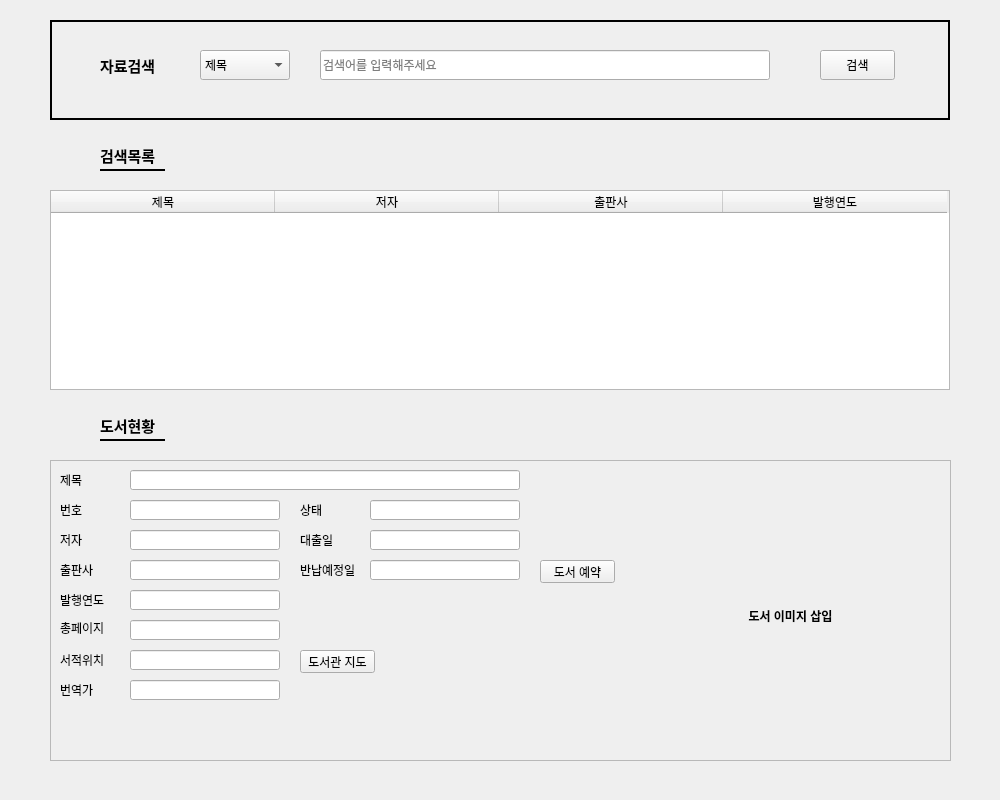
<?xml version="1.0" encoding="UTF-8"?>
<ui version="4.0">
 <class>book_search_Form</class>
 <widget class="QWidget" name="book_search_Form">
  <property name="geometry">
   <rect>
    <x>0</x>
    <y>0</y>
    <width>1000</width>
    <height>800</height>
   </rect>
  </property>
  <property name="windowTitle">
   <string>도서 검색</string>
  </property>
  <widget class="QFrame" name="frame">
   <property name="geometry">
    <rect>
     <x>50</x>
     <y>20</y>
     <width>900</width>
     <height>100</height>
    </rect>
   </property>
   <property name="frameShape">
    <enum>QFrame::WinPanel</enum>
   </property>
   <property name="frameShadow">
    <enum>QFrame::Plain</enum>
   </property>
   <property name="lineWidth">
    <number>1</number>
   </property>
   <property name="midLineWidth">
    <number>0</number>
   </property>
   <widget class="QLabel" name="label">
    <property name="geometry">
     <rect>
      <x>50</x>
      <y>30</y>
      <width>70</width>
      <height>30</height>
     </rect>
    </property>
    <property name="font">
     <font>
      <pointsize>11</pointsize>
      <weight>75</weight>
      <bold>true</bold>
     </font>
    </property>
    <property name="text">
     <string>자료검색</string>
    </property>
   </widget>
   <widget class="QComboBox" name="book_search_category">
    <property name="geometry">
     <rect>
      <x>150</x>
      <y>30</y>
      <width>90</width>
      <height>30</height>
     </rect>
    </property>
    <item>
     <property name="text">
      <string>제목</string>
     </property>
    </item>
    <item>
     <property name="text">
      <string>저자</string>
     </property>
    </item>
    <item>
     <property name="text">
      <string>출판사</string>
     </property>
    </item>
    <item>
     <property name="text">
      <string>발행연도</string>
     </property>
    </item>
   </widget>
   <widget class="QLineEdit" name="book_search_edit">
    <property name="geometry">
     <rect>
      <x>270</x>
      <y>30</y>
      <width>450</width>
      <height>30</height>
     </rect>
    </property>
    <property name="text">
     <string/>
    </property>
    <property name="readOnly">
     <bool>false</bool>
    </property>
    <property name="placeholderText">
     <string>검색어를 입력해주세요</string>
    </property>
    <property name="clearButtonEnabled">
     <bool>true</bool>
    </property>
   </widget>
   <widget class="QPushButton" name="book_search_btn">
    <property name="geometry">
     <rect>
      <x>770</x>
      <y>30</y>
      <width>75</width>
      <height>30</height>
     </rect>
    </property>
    <property name="text">
     <string>검색</string>
    </property>
   </widget>
  </widget>
  <widget class="QTableWidget" name="tableWidget">
   <property name="geometry">
    <rect>
     <x>50</x>
     <y>190</y>
     <width>900</width>
     <height>200</height>
    </rect>
   </property>
   <attribute name="horizontalHeaderVisible">
    <bool>true</bool>
   </attribute>
   <attribute name="horizontalHeaderCascadingSectionResizes">
    <bool>true</bool>
   </attribute>
   <attribute name="horizontalHeaderMinimumSectionSize">
    <number>30</number>
   </attribute>
   <attribute name="horizontalHeaderDefaultSectionSize">
    <number>224</number>
   </attribute>
   <attribute name="horizontalHeaderHighlightSections">
    <bool>true</bool>
   </attribute>
   <attribute name="horizontalHeaderShowSortIndicator" stdset="0">
    <bool>true</bool>
   </attribute>
   <attribute name="verticalHeaderVisible">
    <bool>false</bool>
   </attribute>
   <attribute name="verticalHeaderCascadingSectionResizes">
    <bool>true</bool>
   </attribute>
   <attribute name="verticalHeaderMinimumSectionSize">
    <number>20</number>
   </attribute>
   <column>
    <property name="text">
     <string>제목</string>
    </property>
   </column>
   <column>
    <property name="text">
     <string>저자</string>
    </property>
   </column>
   <column>
    <property name="text">
     <string>출판사</string>
    </property>
   </column>
   <column>
    <property name="text">
     <string>발행연도</string>
    </property>
   </column>
  </widget>
  <widget class="QFrame" name="frame_2">
   <property name="geometry">
    <rect>
     <x>100</x>
     <y>130</y>
     <width>65</width>
     <height>80</height>
    </rect>
   </property>
   <property name="frameShape">
    <enum>QFrame::HLine</enum>
   </property>
   <property name="frameShadow">
    <enum>QFrame::Plain</enum>
   </property>
   <property name="lineWidth">
    <number>2</number>
   </property>
   <widget class="QLabel" name="label_2">
    <property name="geometry">
     <rect>
      <x>0</x>
      <y>10</y>
      <width>70</width>
      <height>30</height>
     </rect>
    </property>
    <property name="font">
     <font>
      <pointsize>11</pointsize>
      <weight>75</weight>
      <bold>true</bold>
     </font>
    </property>
    <property name="text">
     <string>검색목록</string>
    </property>
   </widget>
  </widget>
  <widget class="QFrame" name="frame_4">
   <property name="geometry">
    <rect>
     <x>100</x>
     <y>400</y>
     <width>65</width>
     <height>80</height>
    </rect>
   </property>
   <property name="frameShape">
    <enum>QFrame::HLine</enum>
   </property>
   <property name="frameShadow">
    <enum>QFrame::Plain</enum>
   </property>
   <property name="lineWidth">
    <number>2</number>
   </property>
   <widget class="QLabel" name="label_3">
    <property name="geometry">
     <rect>
      <x>0</x>
      <y>10</y>
      <width>70</width>
      <height>30</height>
     </rect>
    </property>
    <property name="font">
     <font>
      <pointsize>11</pointsize>
      <weight>75</weight>
      <bold>true</bold>
     </font>
    </property>
    <property name="text">
     <string>도서현황</string>
    </property>
   </widget>
  </widget>
  <widget class="QFrame" name="frame_3">
   <property name="geometry">
    <rect>
     <x>50</x>
     <y>460</y>
     <width>901</width>
     <height>301</height>
    </rect>
   </property>
   <property name="frameShape">
    <enum>QFrame::StyledPanel</enum>
   </property>
   <property name="frameShadow">
    <enum>QFrame::Raised</enum>
   </property>
   <widget class="QLabel" name="label_9">
    <property name="geometry">
     <rect>
      <x>10</x>
      <y>40</y>
      <width>60</width>
      <height>20</height>
     </rect>
    </property>
    <property name="text">
     <string>번호</string>
    </property>
   </widget>
   <widget class="QLabel" name="label_7">
    <property name="geometry">
     <rect>
      <x>10</x>
      <y>190</y>
      <width>60</width>
      <height>20</height>
     </rect>
    </property>
    <property name="text">
     <string>서적위치</string>
    </property>
   </widget>
   <widget class="QLabel" name="label_8">
    <property name="geometry">
     <rect>
      <x>10</x>
      <y>160</y>
      <width>60</width>
      <height>15</height>
     </rect>
    </property>
    <property name="text">
     <string>총페이지</string>
    </property>
   </widget>
   <widget class="QLabel" name="label_13">
    <property name="geometry">
     <rect>
      <x>10</x>
      <y>130</y>
      <width>60</width>
      <height>20</height>
     </rect>
    </property>
    <property name="text">
     <string>발행연도</string>
    </property>
   </widget>
   <widget class="QLabel" name="label_5">
    <property name="geometry">
     <rect>
      <x>250</x>
      <y>100</y>
      <width>60</width>
      <height>20</height>
     </rect>
    </property>
    <property name="text">
     <string>반납예정일</string>
    </property>
   </widget>
   <widget class="QLabel" name="label_12">
    <property name="geometry">
     <rect>
      <x>10</x>
      <y>100</y>
      <width>60</width>
      <height>20</height>
     </rect>
    </property>
    <property name="text">
     <string>출판사</string>
    </property>
   </widget>
   <widget class="QLabel" name="label_11">
    <property name="geometry">
     <rect>
      <x>10</x>
      <y>70</y>
      <width>60</width>
      <height>20</height>
     </rect>
    </property>
    <property name="text">
     <string>저자</string>
    </property>
   </widget>
   <widget class="QLabel" name="label_6">
    <property name="geometry">
     <rect>
      <x>250</x>
      <y>40</y>
      <width>60</width>
      <height>20</height>
     </rect>
    </property>
    <property name="text">
     <string>상태</string>
    </property>
   </widget>
   <widget class="QLabel" name="label_4">
    <property name="geometry">
     <rect>
      <x>250</x>
      <y>70</y>
      <width>60</width>
      <height>20</height>
     </rect>
    </property>
    <property name="text">
     <string>대출일</string>
    </property>
   </widget>
   <widget class="QLabel" name="label_10">
    <property name="geometry">
     <rect>
      <x>10</x>
      <y>10</y>
      <width>60</width>
      <height>20</height>
     </rect>
    </property>
    <property name="text">
     <string>제목</string>
    </property>
   </widget>
   <widget class="QLineEdit" name="title_line">
    <property name="geometry">
     <rect>
      <x>80</x>
      <y>10</y>
      <width>390</width>
      <height>20</height>
     </rect>
    </property>
    <property name="maxLength">
     <number>32767</number>
    </property>
   </widget>
   <widget class="QLineEdit" name="num_line">
    <property name="geometry">
     <rect>
      <x>80</x>
      <y>40</y>
      <width>150</width>
      <height>20</height>
     </rect>
    </property>
   </widget>
   <widget class="QLineEdit" name="author_line">
    <property name="geometry">
     <rect>
      <x>80</x>
      <y>70</y>
      <width>150</width>
      <height>20</height>
     </rect>
    </property>
   </widget>
   <widget class="QLineEdit" name="publisher_line">
    <property name="geometry">
     <rect>
      <x>80</x>
      <y>100</y>
      <width>150</width>
      <height>20</height>
     </rect>
    </property>
   </widget>
   <widget class="QLineEdit" name="release_line">
    <property name="geometry">
     <rect>
      <x>80</x>
      <y>130</y>
      <width>150</width>
      <height>20</height>
     </rect>
    </property>
   </widget>
   <widget class="QLineEdit" name="page_line">
    <property name="geometry">
     <rect>
      <x>80</x>
      <y>160</y>
      <width>150</width>
      <height>20</height>
     </rect>
    </property>
   </widget>
   <widget class="QLineEdit" name="location_line">
    <property name="geometry">
     <rect>
      <x>80</x>
      <y>190</y>
      <width>150</width>
      <height>20</height>
     </rect>
    </property>
   </widget>
   <widget class="QLineEdit" name="state_line">
    <property name="geometry">
     <rect>
      <x>320</x>
      <y>40</y>
      <width>150</width>
      <height>20</height>
     </rect>
    </property>
   </widget>
   <widget class="QLineEdit" name="lineEdit_9">
    <property name="geometry">
     <rect>
      <x>320</x>
      <y>70</y>
      <width>150</width>
      <height>20</height>
     </rect>
    </property>
   </widget>
   <widget class="QLineEdit" name="lineEdit_10">
    <property name="geometry">
     <rect>
      <x>320</x>
      <y>100</y>
      <width>150</width>
      <height>20</height>
     </rect>
    </property>
   </widget>
   <widget class="QPushButton" name="location_btn">
    <property name="geometry">
     <rect>
      <x>250</x>
      <y>190</y>
      <width>75</width>
      <height>23</height>
     </rect>
    </property>
    <property name="text">
     <string>도서관 지도</string>
    </property>
   </widget>
   <widget class="QLabel" name="label_14">
    <property name="geometry">
     <rect>
      <x>10</x>
      <y>220</y>
      <width>60</width>
      <height>20</height>
     </rect>
    </property>
    <property name="text">
     <string>번역가</string>
    </property>
   </widget>
   <widget class="QLineEdit" name="translator_line">
    <property name="geometry">
     <rect>
      <x>80</x>
      <y>220</y>
      <width>150</width>
      <height>20</height>
     </rect>
    </property>
   </widget>
   <widget class="QLabel" name="label_15">
    <property name="geometry">
     <rect>
      <x>600</x>
      <y>20</y>
      <width>281</width>
      <height>271</height>
     </rect>
    </property>
    <property name="font">
     <font>
      <pointsize>9</pointsize>
      <weight>75</weight>
      <bold>true</bold>
     </font>
    </property>
    <property name="text">
     <string>도서 이미지 삽입</string>
    </property>
    <property name="alignment">
     <set>Qt::AlignCenter</set>
    </property>
   </widget>
   <widget class="QPushButton" name="reserve_btn">
    <property name="geometry">
     <rect>
      <x>490</x>
      <y>100</y>
      <width>75</width>
      <height>23</height>
     </rect>
    </property>
    <property name="text">
     <string>도서 예약</string>
    </property>
   </widget>
  </widget>
 </widget>
 <resources/>
 <connections>
  <connection>
   <sender>book_search_btn</sender>
   <signal>clicked()</signal>
   <receiver>book_search_Form</receiver>
   <slot>book_search()</slot>
   <hints>
    <hint type="sourcelabel">
     <x>866</x>
     <y>66</y>
    </hint>
    <hint type="destinationlabel">
     <x>975</x>
     <y>65</y>
    </hint>
   </hints>
  </connection>
  <connection>
   <sender>tableWidget</sender>
   <signal>itemClicked(QTableWidgetItem*)</signal>
   <receiver>book_search_Form</receiver>
   <slot>onRightClick()</slot>
   <hints>
    <hint type="sourcelabel">
     <x>631</x>
     <y>256</y>
    </hint>
    <hint type="destinationlabel">
     <x>983</x>
     <y>283</y>
    </hint>
   </hints>
  </connection>
  <connection>
   <sender>location_btn</sender>
   <signal>clicked()</signal>
   <receiver>book_search_Form</receiver>
   <slot>location_search()</slot>
   <hints>
    <hint type="sourcelabel">
     <x>357</x>
     <y>661</y>
    </hint>
    <hint type="destinationlabel">
     <x>559</x>
     <y>656</y>
    </hint>
   </hints>
  </connection>
 </connections>
 <slots>
  <slot>book_search()</slot>
  <slot>onRightClick()</slot>
  <slot>location_search()</slot>
 </slots>
</ui>
